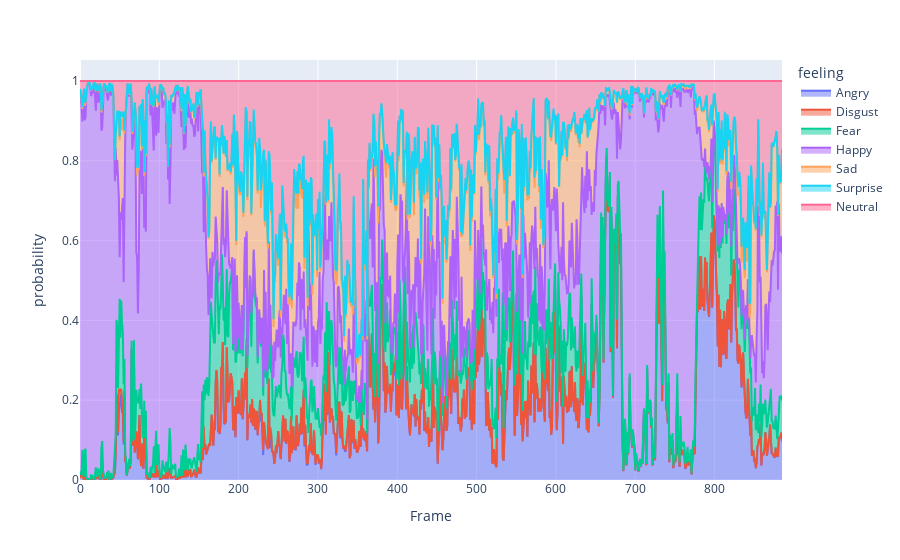

Notebook source saved alongside this figure:
### Code cell
fig = px.area(df_plotting, x="Frame", y="probability", color="feeling")
fig.show()

### Figure 1 — Plotly figure (JSON) as saved in the notebook; plotly's stock layout.template omitted (floating-point values rounded to 4 significant figures; data arrays with more than 128 entries replaced by an {"elided": "..."} marker saying what was removed)
{"data": [{"fillpattern": {"shape": ""}, "hovertemplate": "feeling=Angry<br>Frame=%{x}<br>probability=%{y}<extra></extra>", "legendgroup": "Angry", "line": {"color": "#636efa"}, "marker": {"symbol": "circle"}, "mode": "lines", "name": "Angry", "orientation": "v", "showlegend": true, "stackgroup": "1", "type": "scatter", "x": {"elided": "886 int values"}, "xaxis": "x", "y": {"elided": "886 float values"}, "yaxis": "y"}, {"fillpattern": {"shape": ""}, "hovertemplate": "feeling=Disgust<br>Frame=%{x}<br>probability=%{y}<extra></extra>", "legendgroup": "Disgust", "line": {"color": "#EF553B"}, "marker": {"symbol": "circle"}, "mode": "lines", "name": "Disgust", "orientation": "v", "showlegend": true, "stackgroup": "1", "type": "scatter", "x": {"elided": "886 int values"}, "xaxis": "x", "y": {"elided": "886 float values"}, "yaxis": "y"}, {"fillpattern": {"shape": ""}, "hovertemplate": "feeling=Fear<br>Frame=%{x}<br>probability=%{y}<extra></extra>", "legendgroup": "Fear", "line": {"color": "#00cc96"}, "marker": {"symbol": "circle"}, "mode": "lines", "name": "Fear", "orientation": "v", "showlegend": true, "stackgroup": "1", "type": "scatter", "x": {"elided": "886 int values"}, "xaxis": "x", "y": {"elided": "886 float values"}, "yaxis": "y"}, {"fillpattern": {"shape": ""}, "hovertemplate": "feeling=Happy<br>Frame=%{x}<br>probability=%{y}<extra></extra>", "legendgroup": "Happy", "line": {"color": "#ab63fa"}, "marker": {"symbol": "circle"}, "mode": "lines", "name": "Happy", "orientation": "v", "showlegend": true, "stackgroup": "1", "type": "scatter", "x": {"elided": "886 int values"}, "xaxis": "x", "y": {"elided": "886 float values"}, "yaxis": "y"}, {"fillpattern": {"shape": ""}, "hovertemplate": "feeling=Sad<br>Frame=%{x}<br>probability=%{y}<extra></extra>", "legendgroup": "Sad", "line": {"color": "#FFA15A"}, "marker": {"symbol": "circle"}, "mode": "lines", "name": "Sad", "orientation": "v", "showlegend": true, "stackgroup": "1", "type": "scatter", "x": {"elided": "886 int values"}, "xaxis": "x", "y": {"elided": "886 float values"}, "yaxis": "y"}, {"fillpattern": {"shape": ""}, "hovertemplate": "feeling=Surprise<br>Frame=%{x}<br>probability=%{y}<extra></extra>", "legendgroup": "Surprise", "line": {"color": "#19d3f3"}, "marker": {"symbol": "circle"}, "mode": "lines", "name": "Surprise", "orientation": "v", "showlegend": true, "stackgroup": "1", "type": "scatter", "x": {"elided": "886 int values"}, "xaxis": "x", "y": {"elided": "886 float values"}, "yaxis": "y"}, {"fillpattern": {"shape": ""}, "hovertemplate": "feeling=Neutral<br>Frame=%{x}<br>probability=%{y}<extra></extra>", "legendgroup": "Neutral", "line": {"color": "#FF6692"}, "marker": {"symbol": "circle"}, "mode": "lines", "name": "Neutral", "orientation": "v", "showlegend": true, "stackgroup": "1", "type": "scatter", "x": {"elided": "886 int values"}, "xaxis": "x", "y": {"elided": "886 float values"}, "yaxis": "y"}], "layout": {"legend": {"title": {"text": "feeling"}, "tracegroupgap": 0}, "margin": {"t": 60}, "xaxis": {"anchor": "y", "domain": [0, 1], "title": {"text": "Frame"}}, "yaxis": {"anchor": "x", "domain": [0, 1], "title": {"text": "probability"}}}}
